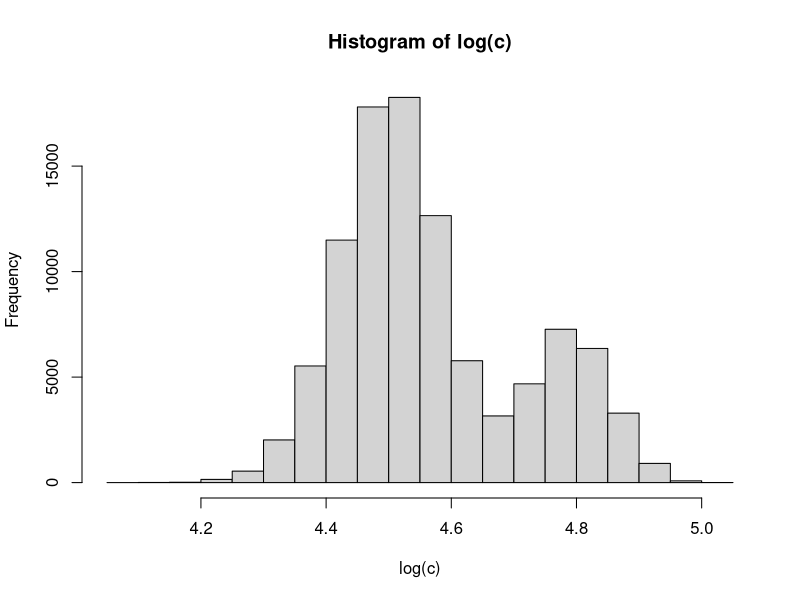
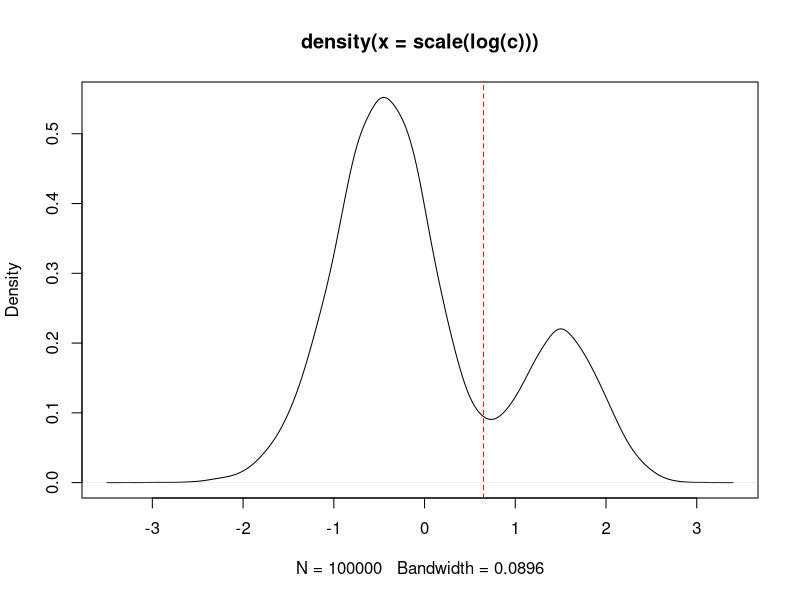

The R script that drew these images, in order:
# Make a distribution of a population containing two alleles
# a = dominant
# A = recessive
# We continue with a Aa x Aa cross

# Set up phenotype distibutions for two alleles
a = rnorm((75*1000), 90, 7)
A = rnorm((25*1000), 120, 8)

#combine in phenotypes in one population
c = c(a,A)
hist(log(c))

# Plot contributions of the phenotypes over the combined population 
plot(density(scale(log(c))))

# approxima a function of the distibution to be able to integrate
d = approxfun(density(scale(log(c))))
integrate(d, -3.5,.65)

# Add a line (e.g. at the desired frequency distribution)
abline(v = 0.65, lty = 2, col =  "red")


########################################
# Function for frequency distributions #
########################################
# to be finished

freq = function(perc.A, perc.B){
  df = c(rnorm((perc.A*1000), 90, 7), rnorm((perc.B*1000), 110, 8))
  plot(density(scale(log(df))))
}

# e.g. allele A = 75%, allele B = 25% -- > freq(75, 25)

